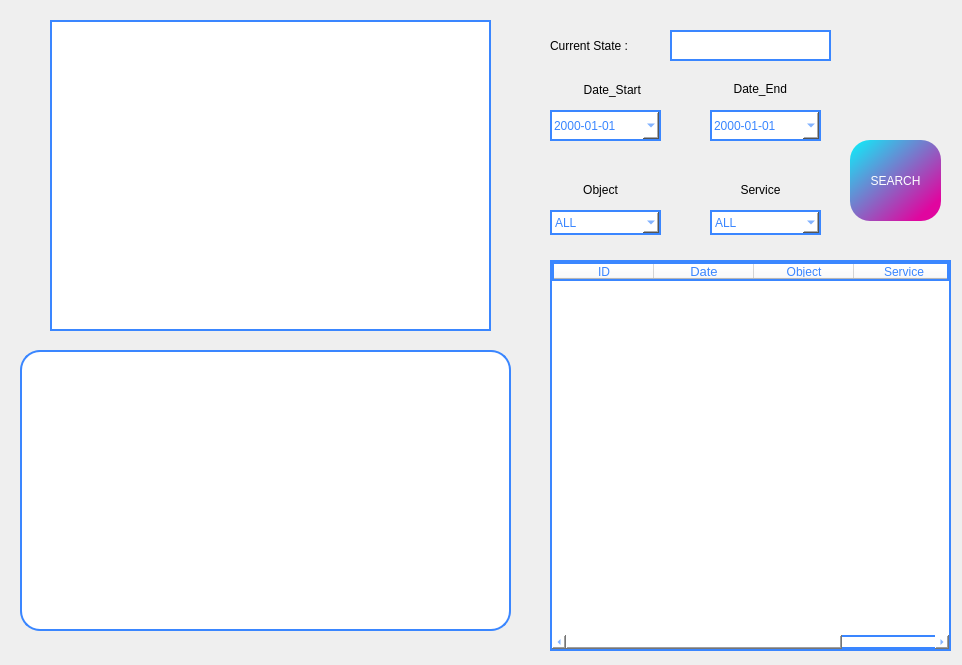
<?xml version="1.0" encoding="UTF-8"?>
<ui version="4.0">
 <class>MainWindow</class>
 <widget class="QMainWindow" name="MainWindow">
  <property name="geometry">
   <rect>
    <x>0</x>
    <y>0</y>
    <width>962</width>
    <height>665</height>
   </rect>
  </property>
  <property name="windowTitle">
   <string>MainWindow</string>
  </property>
  <widget class="QWidget" name="centralwidget">
   <widget class="QLabel" name="camera_label">
    <property name="geometry">
     <rect>
      <x>50</x>
      <y>20</y>
      <width>441</width>
      <height>311</height>
     </rect>
    </property>
    <property name="styleSheet">
     <string notr="true">color: rgb(58, 134, 255);
	background-color: white;
	border: 2px solid rgb(58, 134, 255);
</string>
    </property>
    <property name="text">
     <string/>
    </property>
    <property name="alignment">
     <set>Qt::AlignCenter</set>
    </property>
   </widget>
   <widget class="QLabel" name="label">
    <property name="geometry">
     <rect>
      <x>550</x>
      <y>30</y>
      <width>111</width>
      <height>31</height>
     </rect>
    </property>
    <property name="styleSheet">
     <string notr="true"/>
    </property>
    <property name="text">
     <string>Current State :</string>
    </property>
   </widget>
   <widget class="QLabel" name="map_label">
    <property name="geometry">
     <rect>
      <x>20</x>
      <y>350</y>
      <width>491</width>
      <height>281</height>
     </rect>
    </property>
    <property name="styleSheet">
     <string notr="true">color: rgb(58, 134, 255);
	background-color: white;
	border: 2px solid rgb(58, 134, 255);
	border-radius: 20px;</string>
    </property>
    <property name="text">
     <string/>
    </property>
   </widget>
   <widget class="QTableWidget" name="dbTable">
    <property name="geometry">
     <rect>
      <x>550</x>
      <y>260</y>
      <width>401</width>
      <height>391</height>
     </rect>
    </property>
    <property name="styleSheet">
     <string notr="true">color: rgb(58, 134, 255);
	background-color: white;
	border: 2px solid rgb(58, 134, 255);
</string>
    </property>
    <property name="frameShape">
     <enum>QFrame::NoFrame</enum>
    </property>
    <column>
     <property name="text">
      <string>ID</string>
     </property>
    </column>
    <column>
     <property name="text">
      <string>Date</string>
     </property>
     <property name="font">
      <font>
       <pointsize>10</pointsize>
      </font>
     </property>
    </column>
    <column>
     <property name="text">
      <string>Object</string>
     </property>
    </column>
    <column>
     <property name="text">
      <string>Service</string>
     </property>
    </column>
   </widget>
   <widget class="QDateEdit" name="dateStart">
    <property name="geometry">
     <rect>
      <x>550</x>
      <y>110</y>
      <width>111</width>
      <height>31</height>
     </rect>
    </property>
    <property name="styleSheet">
     <string notr="true">color: rgb(58, 134, 255);
	background-color: white;
	border: 2px solid rgb(58, 134, 255);
	border-radius: 20px;</string>
    </property>
    <property name="displayFormat">
     <string>yyyy-MM-dd</string>
    </property>
    <property name="calendarPopup">
     <bool>true</bool>
    </property>
   </widget>
   <widget class="QDateEdit" name="dateEnd">
    <property name="geometry">
     <rect>
      <x>710</x>
      <y>110</y>
      <width>111</width>
      <height>31</height>
     </rect>
    </property>
    <property name="styleSheet">
     <string notr="true">color: rgb(58, 134, 255);
	background-color: white;
	border: 2px solid rgb(58, 134, 255);
	border-radius: 20px;</string>
    </property>
    <property name="currentSection">
     <enum>QDateTimeEdit::YearSection</enum>
    </property>
    <property name="displayFormat">
     <string>yyyy-MM-dd</string>
    </property>
    <property name="calendarPopup">
     <bool>true</bool>
    </property>
   </widget>
   <widget class="QLabel" name="end">
    <property name="geometry">
     <rect>
      <x>720</x>
      <y>80</y>
      <width>67</width>
      <height>17</height>
     </rect>
    </property>
    <property name="text">
     <string>Date_End</string>
    </property>
    <property name="alignment">
     <set>Qt::AlignRight|Qt::AlignTrailing|Qt::AlignVCenter</set>
    </property>
   </widget>
   <widget class="QLabel" name="start">
    <property name="geometry">
     <rect>
      <x>560</x>
      <y>80</y>
      <width>81</width>
      <height>20</height>
     </rect>
    </property>
    <property name="text">
     <string>Date_Start</string>
    </property>
    <property name="alignment">
     <set>Qt::AlignRight|Qt::AlignTrailing|Qt::AlignVCenter</set>
    </property>
   </widget>
   <widget class="QPushButton" name="search_btn">
    <property name="geometry">
     <rect>
      <x>850</x>
      <y>140</y>
      <width>91</width>
      <height>81</height>
     </rect>
    </property>
    <property name="styleSheet">
     <string notr="true">QPushButton{
	color: white;
	background-color: qlineargradient(spread:pad, x1:0, y1:0, x2:0.857143, y2:0.857955, stop:0 rgba(10, 242, 251, 255), stop:1 rgba(224, 6, 159, 255));
	border-radius: 20px;
}</string>
    </property>
    <property name="text">
     <string>SEARCH</string>
    </property>
   </widget>
   <widget class="QLabel" name="start_2">
    <property name="geometry">
     <rect>
      <x>560</x>
      <y>180</y>
      <width>81</width>
      <height>20</height>
     </rect>
    </property>
    <property name="text">
     <string>Object</string>
    </property>
    <property name="alignment">
     <set>Qt::AlignCenter</set>
    </property>
   </widget>
   <widget class="QLabel" name="start_3">
    <property name="geometry">
     <rect>
      <x>720</x>
      <y>180</y>
      <width>81</width>
      <height>20</height>
     </rect>
    </property>
    <property name="text">
     <string>Service</string>
    </property>
    <property name="alignment">
     <set>Qt::AlignCenter</set>
    </property>
   </widget>
   <widget class="QComboBox" name="Object">
    <property name="geometry">
     <rect>
      <x>550</x>
      <y>210</y>
      <width>111</width>
      <height>25</height>
     </rect>
    </property>
    <property name="styleSheet">
     <string notr="true">color: rgb(58, 134, 255);
	background-color: white;
	border: 2px solid rgb(58, 134, 255);
	border-radius: 20px;</string>
    </property>
    <item>
     <property name="text">
      <string>ALL</string>
     </property>
    </item>
    <item>
     <property name="text">
      <string>피라미드</string>
     </property>
    </item>
    <item>
     <property name="text">
      <string>나폴레옹</string>
     </property>
    </item>
    <item>
     <property name="text">
      <string>스핑크스</string>
     </property>
    </item>
    <item>
     <property name="text">
      <string>오벨리스크</string>
     </property>
    </item>
    <item>
     <property name="text">
      <string>람세스</string>
     </property>
    </item>
    <item>
     <property name="text">
      <string>오시리스</string>
     </property>
    </item>
   </widget>
   <widget class="QComboBox" name="Service">
    <property name="geometry">
     <rect>
      <x>710</x>
      <y>210</y>
      <width>111</width>
      <height>25</height>
     </rect>
    </property>
    <property name="styleSheet">
     <string notr="true">color: rgb(58, 134, 255);
	background-color: white;
	border: 2px solid rgb(58, 134, 255);
	border-radius: 20px;</string>
    </property>
    <item>
     <property name="text">
      <string>ALL</string>
     </property>
    </item>
    <item>
     <property name="text">
      <string>guide</string>
     </property>
    </item>
    <item>
     <property name="text">
      <string>comeback</string>
     </property>
    </item>
    <item>
     <property name="text">
      <string>description</string>
     </property>
    </item>
   </widget>
   <widget class="QLabel" name="state_label">
    <property name="geometry">
     <rect>
      <x>670</x>
      <y>30</y>
      <width>161</width>
      <height>31</height>
     </rect>
    </property>
    <property name="styleSheet">
     <string notr="true">color: rgb(58, 134, 255);
	background-color: white;
	border: 2px solid rgb(58, 134, 255);
	border-radius: 20px;</string>
    </property>
    <property name="text">
     <string/>
    </property>
    <property name="alignment">
     <set>Qt::AlignRight|Qt::AlignTrailing|Qt::AlignVCenter</set>
    </property>
   </widget>
  </widget>
 </widget>
 <resources/>
 <connections/>
</ui>
